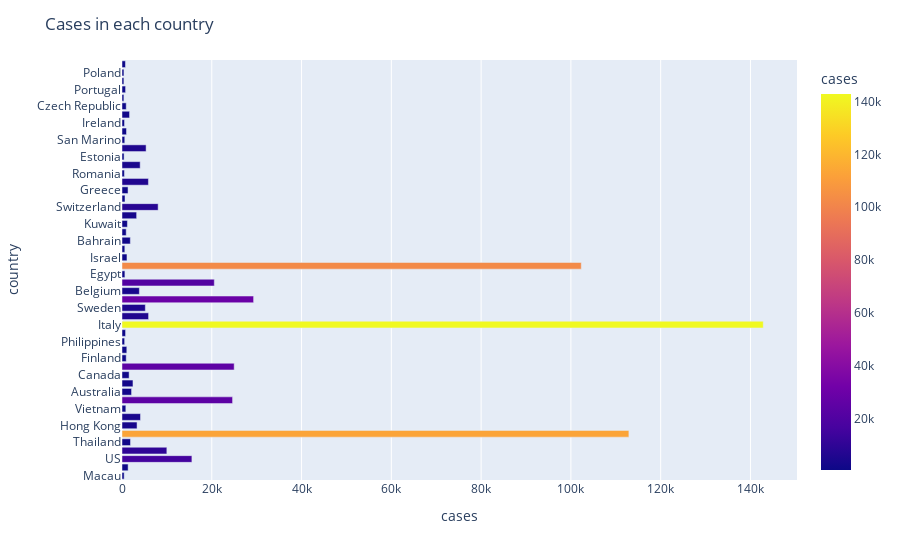

Notebook code for this chart:
### Code cell
fig = px.bar(ds[(ds['country']!='Mainland China') & (ds['cases']>400)],x="cases",y='country',color='cases',orientation='h')
fig.update_layout(
    title="Cases in each country",
    
)

fig.show()

### Figure 1 — Plotly figure (JSON) as saved in the notebook; plotly's stock layout.template omitted (floating-point values rounded to 4 significant figures)
{"data": [{"alignmentgroup": "True", "hoverlabel": {"namelength": 0}, "hovertemplate": "cases=%{marker.color}<br>country=%{y}", "legendgroup": "", "marker": {"color": [479, 1363, 15572, 9992, 1895, 112920, 3352, 4121, 854, 24632, 2130, 2443, 1583, 24990, 938, 1070, 587, 792, 142850, 5922, 5197, 29317, 3868, 20564, 646, 102312, 1107, 631, 1857, 935, 1206, 3260, 8051, 675, 1346, 5885, 537, 4048, 461, 5368, 618, 1001, 561, 1685, 939, 418, 795, 422, 431, 766], "coloraxis": "coloraxis"}, "name": "", "offsetgroup": "", "orientation": "h", "showlegend": false, "textposition": "auto", "type": "bar", "x": [479, 1363, 15572, 9992, 1895, 112920, 3352, 4121, 854, 24632, 2130, 2443, 1583, 24990, 938, 1070, 587, 792, 142850, 5922, 5197, 29317, 3868, 20564, 646, 102312, 1107, 631, 1857, 935, 1206, 3260, 8051, 675, 1346, 5885, 537, 4048, 461, 5368, 618, 1001, 561, 1685, 939, 418, 795, 422, 431, 766], "xaxis": "x", "y": ["Macau", "Taiwan", "US", "Japan", "Thailand", "South Korea", "Hong Kong", "Singapore", "Vietnam", "France", "Australia", "Malaysia", "Canada", "Germany", "Finland", "United Arab Emirates", "Philippines", "India", "Italy", "UK", "Sweden", "Spain", "Belgium", "Others", "Egypt", "Iran", "Israel", "Lebanon", "Bahrain", "Iraq", "Kuwait", "Austria", "Switzerland", "Brazil", "Greece", "Norway", "Romania", "Denmark", "Estonia", "Netherlands", "San Marino", "Iceland", "Ireland", "Qatar", "Czech Republic", "Indonesia", "Portugal", "Saudi Arabia", "Poland", "Slovenia"], "yaxis": "y"}], "layout": {"barmode": "relative", "coloraxis": {"colorbar": {"title": {"text": "cases"}}, "colorscale": [[0, "#0d0887"], [0.1111, "#46039f"], [0.2222, "#7201a8"], [0.3333, "#9c179e"], [0.4444, "#bd3786"], [0.5556, "#d8576b"], [0.6667, "#ed7953"], [0.7778, "#fb9f3a"], [0.8889, "#fdca26"], [1, "#f0f921"]]}, "legend": {"tracegroupgap": 0}, "margin": {"t": 60}, "title": {"text": "Cases in each country"}, "xaxis": {"anchor": "y", "domain": [0, 1], "title": {"text": "cases"}}, "yaxis": {"anchor": "x", "domain": [0, 1], "title": {"text": "country"}}}}
